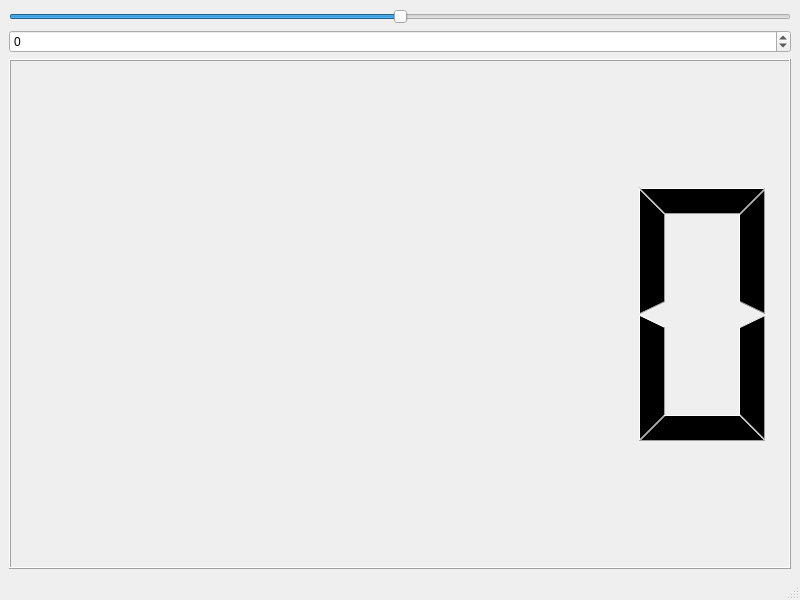
<?xml version="1.0" encoding="UTF-8"?>
<ui version="4.0">
 <class>MainWindow</class>
 <widget class="QMainWindow" name="MainWindow">
  <property name="geometry">
   <rect>
    <x>0</x>
    <y>0</y>
    <width>800</width>
    <height>600</height>
   </rect>
  </property>
  <property name="windowTitle">
   <string>MainWindow</string>
  </property>
  <widget class="QWidget" name="centralwidget">
   <layout class="QVBoxLayout" name="verticalLayout">
    <item>
     <widget class="QSlider" name="horizontalSlider">
      <property name="minimum">
       <number>-100</number>
      </property>
      <property name="maximum">
       <number>100</number>
      </property>
      <property name="orientation">
       <enum>Qt::Orientation::Horizontal</enum>
      </property>
     </widget>
    </item>
    <item>
     <widget class="QSpinBox" name="spinBox">
      <property name="minimum">
       <number>-100</number>
      </property>
      <property name="maximum">
       <number>100</number>
      </property>
     </widget>
    </item>
    <item>
     <widget class="QLCDNumber" name="lcdNumber"/>
    </item>
   </layout>
  </widget>
  <widget class="QMenuBar" name="menubar">
   <property name="geometry">
    <rect>
     <x>0</x>
     <y>0</y>
     <width>800</width>
     <height>21</height>
    </rect>
   </property>
  </widget>
  <widget class="QStatusBar" name="statusbar"/>
 </widget>
 <resources/>
 <connections>
  <connection>
   <sender>horizontalSlider</sender>
   <signal>valueChanged(int)</signal>
   <receiver>spinBox</receiver>
   <slot>setValue(int)</slot>
   <hints>
    <hint type="sourcelabel">
     <x>70</x>
     <y>40</y>
    </hint>
    <hint type="destinationlabel">
     <x>67</x>
     <y>67</y>
    </hint>
   </hints>
  </connection>
  <connection>
   <sender>spinBox</sender>
   <signal>valueChanged(int)</signal>
   <receiver>horizontalSlider</receiver>
   <slot>setValue(int)</slot>
   <hints>
    <hint type="sourcelabel">
     <x>660</x>
     <y>72</y>
    </hint>
    <hint type="destinationlabel">
     <x>655</x>
     <y>51</y>
    </hint>
   </hints>
  </connection>
  <connection>
   <sender>horizontalSlider</sender>
   <signal>valueChanged(int)</signal>
   <receiver>lcdNumber</receiver>
   <slot>display(int)</slot>
   <hints>
    <hint type="sourcelabel">
     <x>753</x>
     <y>39</y>
    </hint>
    <hint type="destinationlabel">
     <x>480</x>
     <y>185</y>
    </hint>
   </hints>
  </connection>
  <connection>
   <sender>spinBox</sender>
   <signal>valueChanged(int)</signal>
   <receiver>lcdNumber</receiver>
   <slot>display(int)</slot>
   <hints>
    <hint type="sourcelabel">
     <x>566</x>
     <y>71</y>
    </hint>
    <hint type="destinationlabel">
     <x>566</x>
     <y>124</y>
    </hint>
   </hints>
  </connection>
 </connections>
</ui>
